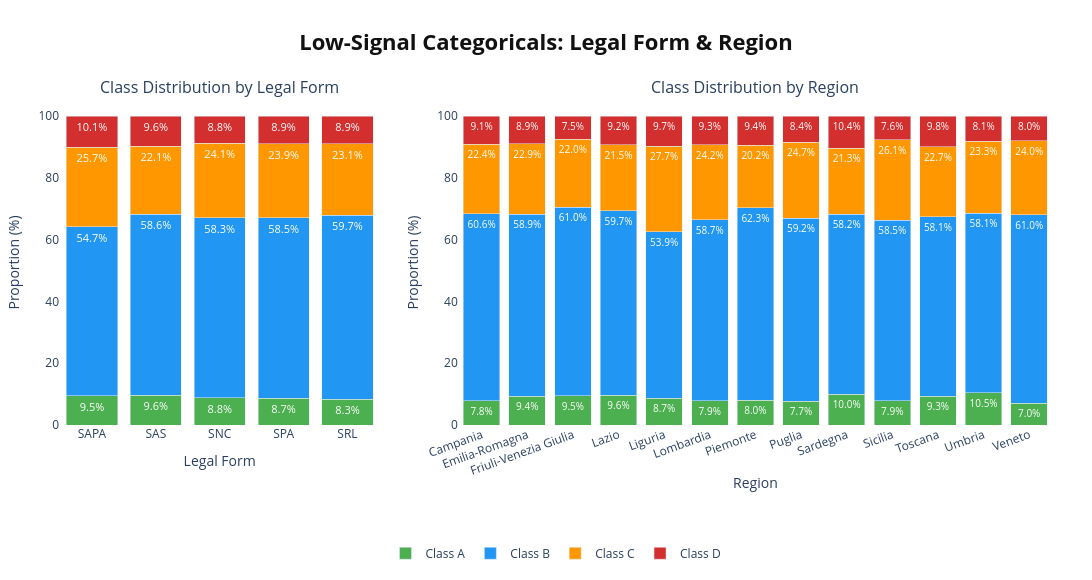

The code cell stored with this chart in its notebook:
### Code cell
fig = make_subplots(
    rows=1, cols=2,
    subplot_titles=["Class Distribution by Legal Form", "Class Distribution by Region"],
    horizontal_spacing=0.08,
    column_widths=[0.35, 0.65]
)

# --- Legal Form ---
legal = pd.crosstab(train_df["legal_form"], train_df[TARGET], normalize="index")[CLASSES]

for cls in CLASSES:
    fig.add_trace(go.Bar(
        name=f"Class {cls}",
        x=legal.index.tolist(),
        y=(legal[cls] * 100).tolist(),
        marker_color=colors[cls],
        text=[f"{v*100:.1f}%" for v in legal[cls]],
        textposition="inside",
        textfont=dict(color="white", size=11),
        showlegend=True,
        legendgroup=cls,
    ), row=1, col=1)

#Region
region = pd.crosstab(train_df["region"], train_df[TARGET], normalize="index")[CLASSES]

for cls in CLASSES:
    fig.add_trace(go.Bar(
        name=f"Class {cls}",
        x=region.index.tolist(),
        y=(region[cls] * 100).tolist(),
        marker_color=colors[cls],
        text=[f"{v*100:.1f}%" for v in region[cls]],
        textposition="inside",
        textfont=dict(color="white", size=10),
        showlegend=False,
        legendgroup=cls,
    ), row=1, col=2)

fig.update_layout(
    barmode="stack",
    title={
        "text": "<b>Low-Signal Categoricals: Legal Form & Region</b>",
        "x": 0.5,
        "xanchor": "center",
        "font": dict(size=22, color="#111111")
    },
    legend=dict(
        orientation="h",
        yanchor="top",
        y=-0.35,
        xanchor="center",
        x=0.5
    ),
    plot_bgcolor="white",
    paper_bgcolor="white",
    width=1100,
    height=580,
    margin=dict(t=100, b=140, l=60, r=40),
)

fig.update_xaxes(title_text="Legal Form", row=1, col=1)
fig.update_xaxes(title_text="Region", tickangle=-20,title_standoff=0, row=1, col=2)
fig.update_yaxes(title_text="Proportion (%)", row=1, col=1)
fig.update_yaxes(title_text="Proportion (%)", row=1, col=2)

plt.savefig(OUTPUT_PATH / "Low-Signal Categoricals: Legal Form & Region.png", dpi=150, bbox_inches="tight")
fig.show()

### Figure 1 — Plotly figure (JSON) as saved in the notebook; plotly's stock layout.template omitted (floating-point values rounded to 4 significant figures)
{"data": [{"legendgroup": "A", "marker": {"color": "#4caf50"}, "name": "Class A", "showlegend": true, "text": ["9.5%", "9.6%", "8.8%", "8.7%", "8.3%"], "textfont": {"color": "white", "size": 11}, "textposition": "inside", "type": "bar", "x": ["SAPA", "SAS", "SNC", "SPA", "SRL"], "xaxis": "x", "y": [9.497, 9.645, 8.795, 8.662, 8.28], "yaxis": "y"}, {"legendgroup": "B", "marker": {"color": "#2196f3"}, "name": "Class B", "showlegend": true, "text": ["54.7%", "58.6%", "58.3%", "58.5%", "59.7%"], "textfont": {"color": "white", "size": 11}, "textposition": "inside", "type": "bar", "x": ["SAPA", "SAS", "SNC", "SPA", "SRL"], "xaxis": "x", "y": [54.75, 58.65, 58.31, 58.47, 59.72], "yaxis": "y"}, {"legendgroup": "C", "marker": {"color": "#ff9800"}, "name": "Class C", "showlegend": true, "text": ["25.7%", "22.1%", "24.1%", "23.9%", "23.1%"], "textfont": {"color": "white", "size": 11}, "textposition": "inside", "type": "bar", "x": ["SAPA", "SAS", "SNC", "SPA", "SRL"], "xaxis": "x", "y": [25.7, 22.06, 24.1, 23.95, 23.13], "yaxis": "y"}, {"legendgroup": "D", "marker": {"color": "#d32f2f"}, "name": "Class D", "showlegend": true, "text": ["10.1%", "9.6%", "8.8%", "8.9%", "8.9%"], "textfont": {"color": "white", "size": 11}, "textposition": "inside", "type": "bar", "x": ["SAPA", "SAS", "SNC", "SPA", "SRL"], "xaxis": "x", "y": [10.06, 9.645, 8.795, 8.917, 8.864], "yaxis": "y"}, {"legendgroup": "A", "marker": {"color": "#4caf50"}, "name": "Class A", "showlegend": false, "text": ["7.8%", "9.4%", "9.5%", "9.6%", "8.7%", "7.9%", "8.0%", "7.7%", "10.0%", "7.9%", "9.3%", "10.5%", "7.0%"], "textfont": {"color": "white", "size": 10}, "textposition": "inside", "type": "bar", "x": ["Campania", "Emilia-Romagna", "Friuli-Venezia Giulia", "Lazio", "Liguria", "Lombardia", "Piemonte", "Puglia", "Sardegna", "Sicilia", "Toscana", "Umbria", "Veneto"], "xaxis": "x2", "y": [7.835, 9.359, 9.5, 9.612, 8.728, 7.87, 8.04, 7.741, 10.04, 7.906, 9.293, 10.48, 7.021], "yaxis": "y2"}, {"legendgroup": "B", "marker": {"color": "#2196f3"}, "name": "Class B", "showlegend": false, "text": ["60.6%", "58.9%", "61.0%", "59.7%", "53.9%", "58.7%", "62.3%", "59.2%", "58.2%", "58.5%", "58.1%", "58.1%", "61.0%"], "textfont": {"color": "white", "size": 10}, "textposition": "inside", "type": "bar", "x": ["Campania", "Emilia-Romagna", "Friuli-Venezia Giulia", "Lazio", "Liguria", "Lombardia", "Piemonte", "Puglia", "Sardegna", "Sicilia", "Toscana", "Umbria", "Veneto"], "xaxis": "x2", "y": [60.61, 58.89, 61, 59.75, 53.87, 58.66, 62.31, 59.21, 58.23, 58.46, 58.11, 58.1, 61.04], "yaxis": "y2"}, {"legendgroup": "C", "marker": {"color": "#ff9800"}, "name": "Class C", "showlegend": false, "text": ["22.4%", "22.9%", "22.0%", "21.5%", "27.7%", "24.2%", "20.2%", "24.7%", "21.3%", "26.1%", "22.7%", "23.3%", "24.0%"], "textfont": {"color": "white", "size": 10}, "textposition": "inside", "type": "bar", "x": ["Campania", "Emilia-Romagna", "Friuli-Venezia Giulia", "Lazio", "Liguria", "Lombardia", "Piemonte", "Puglia", "Sardegna", "Sicilia", "Toscana", "Umbria", "Veneto"], "xaxis": "x2", "y": [22.42, 22.89, 22, 21.46, 27.68, 24.17, 20.23, 24.69, 21.29, 26.06, 22.75, 23.33, 23.97], "yaxis": "y2"}, {"legendgroup": "D", "marker": {"color": "#d32f2f"}, "name": "Class D", "showlegend": false, "text": ["9.1%", "8.9%", "7.5%", "9.2%", "9.7%", "9.3%", "9.4%", "8.4%", "10.4%", "7.6%", "9.8%", "8.1%", "8.0%"], "textfont": {"color": "white", "size": 10}, "textposition": "inside", "type": "bar", "x": ["Campania", "Emilia-Romagna", "Friuli-Venezia Giulia", "Lazio", "Liguria", "Lombardia", "Piemonte", "Puglia", "Sardegna", "Sicilia", "Toscana", "Umbria", "Veneto"], "xaxis": "x2", "y": [9.14, 8.855, 7.5, 9.187, 9.726, 9.3, 9.422, 8.368, 10.44, 7.572, 9.847, 8.095, 7.962], "yaxis": "y2"}], "layout": {"annotations": [{"font": {"size": 16}, "showarrow": false, "text": "Class Distribution by Legal Form", "x": 0.161, "xanchor": "center", "xref": "paper", "y": 1, "yanchor": "bottom", "yref": "paper"}, {"font": {"size": 16}, "showarrow": false, "text": "Class Distribution by Region", "x": 0.701, "xanchor": "center", "xref": "paper", "y": 1, "yanchor": "bottom", "yref": "paper"}], "barmode": "stack", "height": 580, "legend": {"orientation": "h", "x": 0.5, "xanchor": "center", "y": -0.35, "yanchor": "top"}, "margin": {"b": 140, "l": 60, "r": 40, "t": 100}, "paper_bgcolor": "white", "plot_bgcolor": "white", "title": {"font": {"color": "#111111", "size": 22}, "text": "<b>Low-Signal Categoricals: Legal Form & Region</b>", "x": 0.5, "xanchor": "center"}, "width": 1100, "xaxis": {"anchor": "y", "domain": [0, 0.322], "title": {"text": "Legal Form"}}, "xaxis2": {"anchor": "y2", "domain": [0.402, 1], "tickangle": -20, "title": {"standoff": 0, "text": "Region"}}, "yaxis": {"anchor": "x", "domain": [0, 1], "title": {"text": "Proportion (%)"}}, "yaxis2": {"anchor": "x2", "domain": [0, 1], "title": {"text": "Proportion (%)"}}}}
